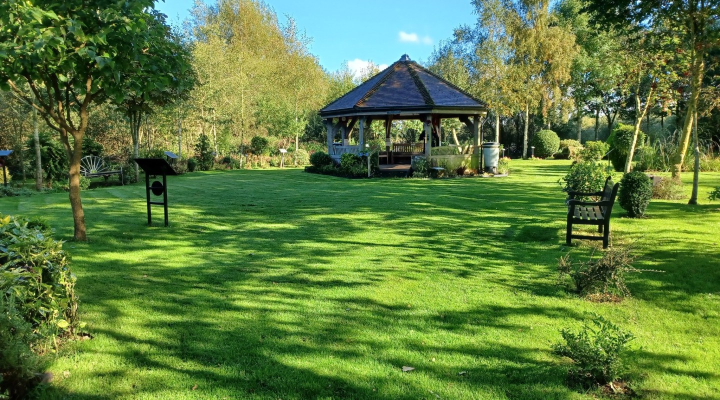
#> input picture img/ASF/Allied Special Forces Association Sun Room.jpg, 1440 x 799 px (shown at 1/2 size)
$ python image_compressor.py ../img/ASF
#> lines starting #> are read from the running program, lines starting #| are printed output that depends on the picture
import os
from PIL import Image
import argparse

# Target dimensions
TARGET_WIDTH = 1080
TARGET_HEIGHT = 1440

def get_resized_dimensions(width, height, target_width, target_height):
    """
    Calculate new dimensions while maintaining aspect ratio.
    The image will fit within target_width x target_height.
    """
    # Calculate aspect ratios
    img_aspect = width / height
    target_aspect = target_width / target_height

    if img_aspect > target_aspect:
        # Width is the limiting factor
        new_width = target_width
        new_height = int(target_width / img_aspect)
    else:
        # Height is the limiting factor
        new_height = target_height
        new_width = int(target_height * img_aspect)

    return new_width, new_height

def should_compress(width, height, target_width, target_height):
    """
    Check if the image needs to be compressed.
    Returns True if image is larger than target dimensions.
    """
    return width > target_width or height > target_height

def compress_image(image_path, target_width, target_height):
    """
    Compress a single image to fit within target dimensions.
    """
#> called with target_width = 1080, target_height = 1440
    try:
        with Image.open(image_path) as img:
#> img is the input picture: PIL image 1440x799 RGB; mean R, G, B 94.3, 125.1, 64.1
            width, height = img.size
#> width = 1440; height = 799

            # Check if compression is needed
            if not should_compress(width, height, target_width, target_height):
                print(f"  ⏭️  Skipped (already {width}x{height}): {os.path.basename(image_path)}")
                return False

            # Calculate new dimensions
            new_width, new_height = get_resized_dimensions(width, height, target_width, target_height)
#> new_width = 1080; new_height = 599

            # Resize the image
            img_resized = img.resize((new_width, new_height), Image.Resampling.LANCZOS)
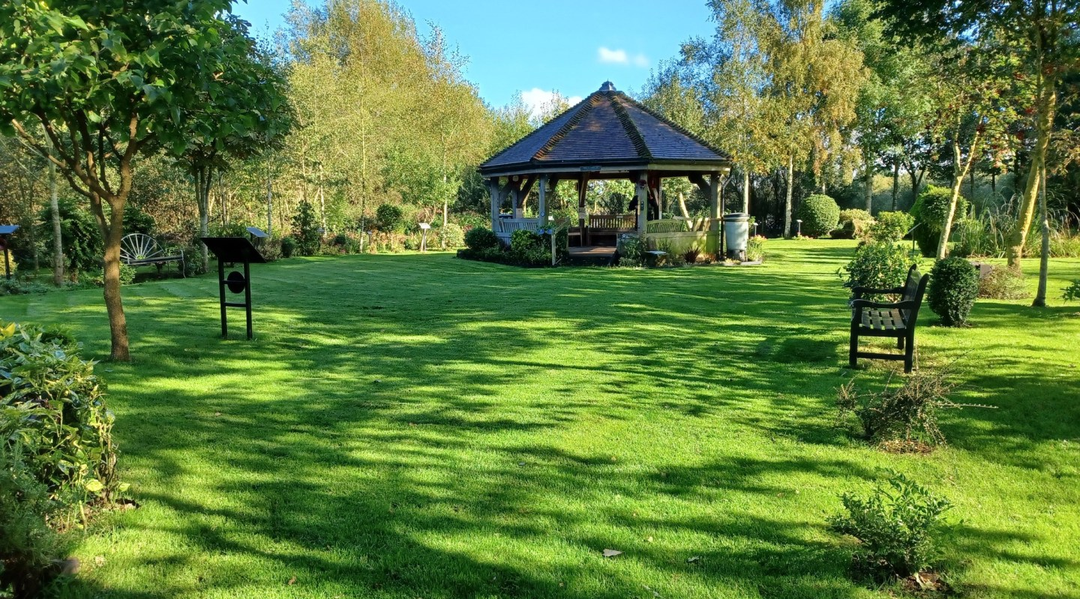
#> img_resized: PIL image 1080x599 RGB; mean R, G, B 94.3, 125.1, 64.1

            # Save with high quality
            img_resized.save(image_path, 'JPEG', quality=85, optimize=True)

            print(f"  ✓ Compressed {width}x{height} → {new_width}x{new_height}: {os.path.basename(image_path)}")
#|   ✓ Compressed 1440x799 → 1080x599: Allied Special Forces Association Sun Room.jpg
            return True

    except Exception as e:
        print(f"  ✗ Error processing {os.path.basename(image_path)}: {str(e)}")
        return False

def compress_images_in_folder(folder_path, target_width=TARGET_WIDTH, target_height=TARGET_HEIGHT):
    """
    Compress all JPEG images in the specified folder.
    """
    if not os.path.exists(folder_path):
        print(f"Error: Path '{folder_path}' does not exist.")
        return

    if not os.path.isdir(folder_path):
        print(f"Error: '{folder_path}' is not a directory.")
        return

    # Find all JPEG files
    jpeg_extensions = {'.jpg', '.jpeg', '.JPG', '.JPEG'}
    image_files = [
        f for f in os.listdir(folder_path)
        if os.path.isfile(os.path.join(folder_path, f)) and
        os.path.splitext(f)[1] in jpeg_extensions
    ]

    if not image_files:
        print(f"No JPEG files found in '{folder_path}'")
        return

    print(f"\nFound {len(image_files)} JPEG file(s) in '{folder_path}'")
    print(f"Target dimensions: {target_width}x{target_height}\n")

    compressed_count = 0
    skipped_count = 0
    error_count = 0

    for image_file in image_files:
        image_path = os.path.join(folder_path, image_file)
        result = compress_image(image_path, target_width, target_height)

        if result is True:
            compressed_count += 1
        elif result is False:
            skipped_count += 1
        else:
            error_count += 1

    print(f"\n{'='*60}")
    print(f"Summary:")
    print(f"  Compressed: {compressed_count}")
    print(f"  Skipped: {skipped_count}")
    print(f"  Errors: {error_count}")
    print(f"{'='*60}\n")

def main():
    parser = argparse.ArgumentParser(
        description='Compress JPEG images to fit within specified dimensions.',
        formatter_class=argparse.RawDescriptionHelpFormatter,
        epilog="""
Examples:
  python "image compressor.py" "C:\\path\\to\\images"
  python "image compressor.py" "C:\\path\\to\\images" --width 1920 --height 1080
        """
    )

    parser.add_argument(
        'path',
        type=str,
        help='Path to the folder containing JPEG images'
    )

    parser.add_argument(
        '--width',
        type=int,
        default=TARGET_WIDTH,
        help=f'Target width (default: {TARGET_WIDTH})'
    )

    parser.add_argument(
        '--height',
        type=int,
        default=TARGET_HEIGHT,
        help=f'Target height (default: {TARGET_HEIGHT})'
    )

    args = parser.parse_args()

    compress_images_in_folder(args.path, args.width, args.height)

if __name__ == "__main__":
    main()
